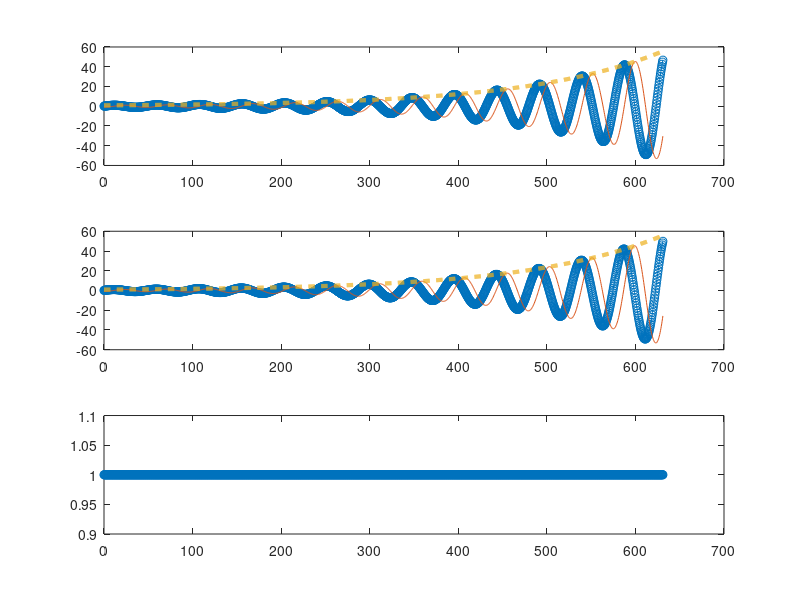

Here is the MATLAB script that generated this plot:
clc
clear

g = 9.8;
sc = deg2rad(29);
F = 1.02;

nu = 1.13e-3;
gamma = 0.517;
beta = 0.136;
CharL = 0.825e-3;
sc1 = deg2rad(20.9);
sc2 = deg2rad(32.76);

hsinf = CharL*gamma*F/beta;
usinf = F*(g*hsinf*cos(sc))^(1/2);

R = usinf*sqrt(hsinf)/nu;
Gamp = gamma*(tan(sc2)-tan(sc1))/(1+gamma)^2;


% N = 211; % -100
N = 1400;
% N = 650;

Nr = N+1;

% --------------------------------
% k2
B = 0;
Minus = -400;
xint = 615-615;
% xend = 1246;
xend = 846-Minus-615;

% N与Nr在上面定义

xx = linspace(xint,xend,Nr);
h = (xend-xint)/(Nr-1);
xreal = xx;

C1 = 34; %1 2 14
C2 = 25;
C3 = 350; % 10

% FA=1+C1*(1+tanh(C2*(-1+(2.*xreal./(xint+xend+C3)))));
FA=ones(1,Nr);
FA=FA';
% FA=1;
% check mesh and FA
% figure()
% plot(xx,'o')
% hold on
% figure()
% plot(xreal,FA,'o')
% hold on

% --------------------------------
% uni dif mat
I = eye(Nr);

fracDl = (-1/(2*h)).*ones(Nr,1);
fracDm = zeros(Nr,1);
fracDr = (1/(2*h)).*ones(Nr,1);

D = spdiags([fracDl fracDm fracDr],-1:1,Nr,Nr);

Dx = full(D);
% forward
Dx(1,1) = -3/(2*h);
Dx(1,2) = 4/(2*h);
Dx(1,3) = -1/(2*h);
% backward
Dx(Nr,Nr) = 3/(2*h);
Dx(Nr,Nr-1) = -4/(2*h);
Dx(Nr,Nr-2) = 1/(2*h);


fracD2l = (1/h^2).*ones(Nr,1);
fracD2m = (-2/h^2).*ones(Nr,1);
fracD2r = (1/h^2).*ones(Nr,1);

D2 = spdiags([fracD2l fracD2m fracD2r],-1:1,Nr,Nr);
D2x = full(D2);
% forward
D2x(1,1) = 2/h^2;
D2x(1,2) = -5/h^2;
D2x(1,3) = 4/h^2;
D2x(1,4) = -1/h^2;
% backward
D2x(Nr,Nr) = 2/h^2;
D2x(Nr,Nr-1) = -5/h^2;
D2x(Nr,Nr-2) = 4/h^2;
D2x(Nr,Nr-3) = -1/h^2;

% --------------------------------
% mat fill
omega = 0.262626;%max growth point
% omega = 0.996315; %中性

LHS11 = Dx-1i*omega*I;
LHS12 = Dx;
LHS21 = -(3/2)*Gamp*I+Dx;
LHS22 = Gamp*I-1i*(F^2)*omega*I+(F^2)*Dx-((F^2)/R)*D2x;

BR = zeros(2*Nr,1);

% BCs

%左边界值H,U,V为设定值
LHS11(1,:) = I(1,:);
% LHS11(1,:) = Dx(1,:);


LHS12(1,:) = 0;

% BR(1,1) = -0.0002271+0.90687i;
BR(1,1) = 0.1072-0.8928i;
% RHS11(1,:) = 0;

LHS22(1,:) = I(1,:);
% LHS22(1,:) = Dx(1,:);


LHS21(1,:) = 0;

% BR(Nr+1,1) = -0.091+0.909i;
BR(Nr+1,1) = 0.1051-0.8753i;
% RHS22(1,:) = 0;


% 右边界无条件
% LHS21(Nr,:) = 0;
% LHS22(Nr,:) = I(Nr,:);
% BR(2*Nr-1,1) = 0;
% BR(2*Nr,1) = 0;

LHS = [LHS11,LHS12;LHS21,LHS22];

x1 = linsolve(LHS,BR);


Hreal = real(x1(1:Nr,1));
Himag = imag(x1(1:Nr,1));


% figure()
subplot(3,1,1)
plot(xreal,real(x1(1:Nr,1)),'-o')
hold on
plot(xreal,imag(x1(1:Nr,1)),'-')
hold on
plot(xreal,abs(x1(1:Nr,1)),'--','LineWidth',3)
subplot(3,1,2)
plot(xreal,real(x1(Nr+1:2*Nr,1)),'-o')
hold on
plot(xreal,imag(x1(Nr+1:2*Nr,1)),'-')
hold on
plot(xreal,abs(x1(1:Nr,1)),'--','LineWidth',3)
subplot(3,1,3)
plot(xreal,FA,'-o')
hold on
